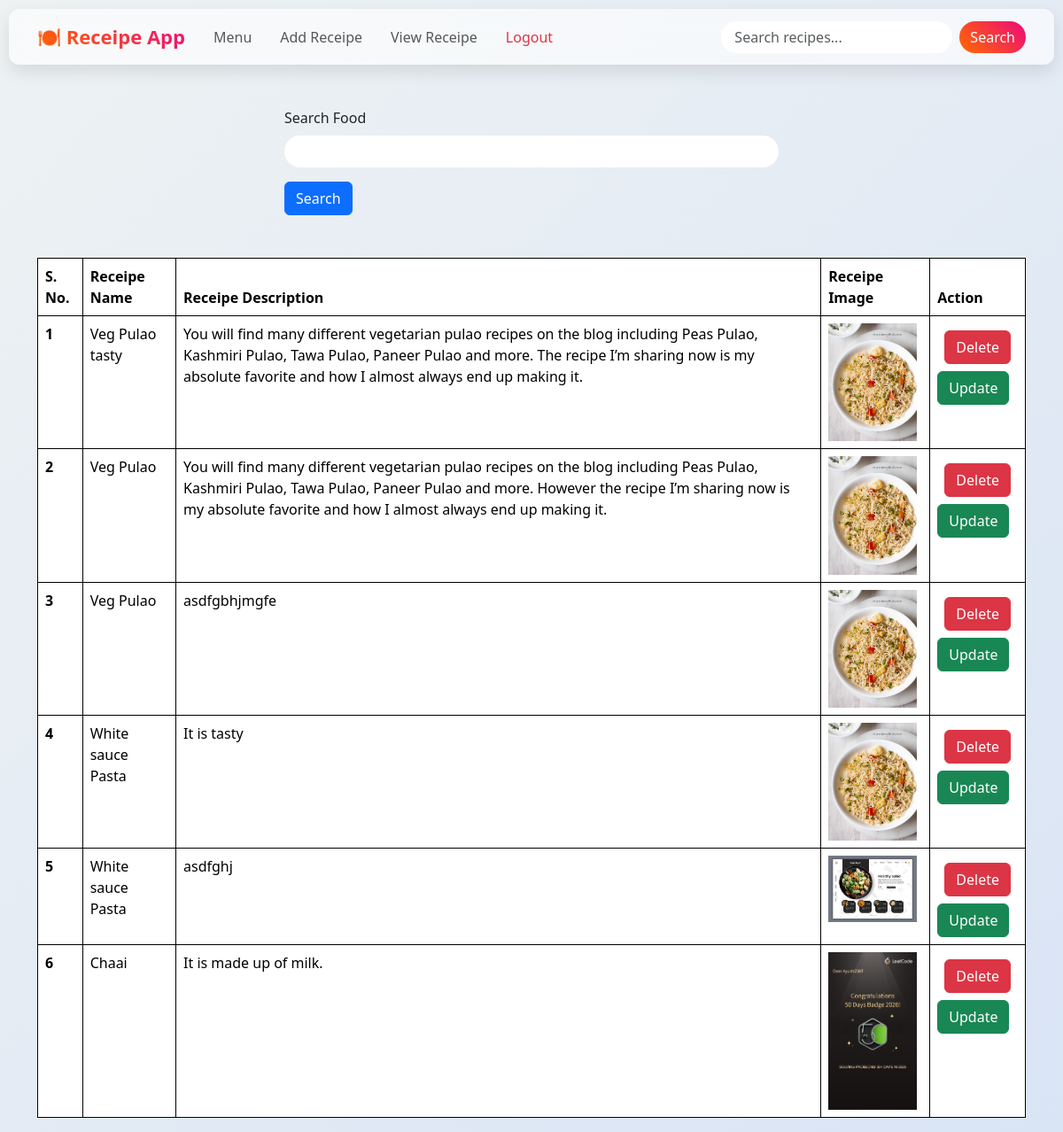
Screenshot of /View_Receipe/ (signed in) with the database file from the repository.
### Receipe/models.py (models this page shows)
class Recipie(models.Model):
    user = models.ForeignKey(User, on_delete=models.SET_NULL, null = True, blank = True)
    receipe_name = models.CharField(max_length=100)
    receipe_Description = models.TextField()
    receipe_image = models.ImageField(upload_to="receipe_images/")

### Receipe/views.py (the view)
# urls.py: path('View_Receipe/',View_receipe, name = "View_Receipe"),
@login_required(login_url="/Login/")
def View_receipe(request):
    queryset = Recipie.objects.all()
    if request.GET.get("search"):
        search = request.GET.get("search")
        queryset = queryset.filter(receipe_name__icontains=search)
    return render(request, "View_Receipe.html", context={"page": "View Receipe", "receipe": queryset})

### Receipe/templates/View_Receipe.html (shortened to what this page needs)
{% extends "Base.html" %}
{% block start %}
<div class="container-lg">
  <div class="mt-5">
    <div class="mx-auto col-6">
      <form>
      <div class="mb-3">
    <label for="exampleInputEmail1" class="form-label">Search Food</label>
    <input name="Search"  type="text" class="form-control" >
      </div>
    <button type="submit" class="btn btn-primary">Search</button>
    </div>
  </div>
  <table class="table table-bordered mt-5" style="border-color: black;">
    <thead>
      <tr>
        <th scope="col">S. No.</th>
        <th scope="col">Receipe Name</th>
        <th scope="col">Receipe Description</th>
        <th scope="col">Receipe Image</th>
        <th scope="col">Action</th>
      </tr>
    </thead>
    <tbody>
      {% for item in receipe %}
      <tr>
        <th scope="row">{{ forloop.counter }}</th>
        <td>{{ item.receipe_name }}</td>
        <td>{{ item.receipe_Description }}</td>
        <td><img src="/media/{{ item.receipe_image }}" width="100px"></td>
        <td>
          <a href="{% url 'delete_receipe' id=item.id %}" class="btn btn-danger m-2">Delete</a><br>
          <a href="{% url 'update_receipe' id=item.id %}" class="btn btn-success">Update</a>
        </td>
      </tr>
      {% endfor %}
    </tbody>
  </table>
</div>
{% endblock %}

### Jango/templates/Base.html (shortened to what this page needs)
<!DOCTYPE html>
<html lang="en">
<head>
    <link href="https://cdn.jsdelivr.net/npm/bootstrap@5.3.8/dist/css/bootstrap.min.css" rel="stylesheet">
</head>
<body>
<nav class="navbar navbar-expand-lg custom-navbar sticky-top">
  <div class="container-fluid">
    <a class="navbar-brand" href="{% url 'Home' %}">🍽 Receipe App</a>
    <div class="collapse navbar-collapse" id="navbarSupportedContent">
      <ul class="navbar-nav me-auto mb-2 mb-lg-0">
        {% if request.user.is_authenticated %}
        <li class="nav-item">
          <a class="nav-link" href="{% url 'Menu' %}">Menu</a>
        </li>
        <li class="nav-item">
          <a class="nav-link" href="{% url 'Receipe' %}">Add Receipe</a>
        </li>
        <li class="nav-item">
        <a class="nav-link" href="{% url 'View_Receipe' %}">View Receipe</a>
        </li>
        <li class="nav-item">
          <a class="nav-link text-danger" href="{% url 'Logout' %}">Logout</a>
        </li>
        {% endif %}
      </ul>
      {% if request.user.is_authenticated %}
        <form class="d-flex">
            <input class="form-control me-2" name="Search" type="search" placeholder="Search recipes...">
            <button class="btn btn-search" type="submit">Search</button>
        </form>
      {% endif %}
    </div>
  </div>
</nav>
{% block start %}
{% endblock %}
</body>
</html>

### Jango/templates/Base.html (style rules this page uses)
body { background: linear-gradient(135deg, #eef2f3, #d9e4f5); }
.custom-navbar { background: rgba(255, 255, 255, 0.6); backdrop-filter: blur(12px); border-radius: 12px; margin: 10px; padding: 10px 20px; box-shadow: 0 8px 20px rgba(0,0,0,0.1); }
.navbar-brand { font-weight: bold; font-size: 22px; background: linear-gradient(45deg, #ff6a00, #ee0979); background-clip: text; -webkit-background-clip: text; color: transparent; -webkit-text-fill-color: transparent; }
.nav-link { position: relative; font-weight: 500; margin: 0 8px; transition: 0.3s; }
.nav-link::after { content: ""; position: absolute; width: 0%; height: 2px; bottom: 0; left: 0; background: #ee0979; transition: 0.3s; }
.form-control { border-radius: 20px; border: none; padding: 6px 15px; }
.btn-search { border-radius: 20px; background: linear-gradient(45deg, #ff6a00, #ee0979); color: white; border: none; }

### rows the page displays
Recipie: receipe_name "Veg Pulao tasty", receipe_Description "You will find many different vegetarian pulao recipes on the blog including Peas Pulao, Kashmiri Pulao, Tawa Pulao, Paneer Pulao and more. The recipe I’m sharing now is my absolute favorite and how I almost always end up making it.", receipe_image (picture)
Recipie: receipe_name "Veg Pulao", receipe_Description "You will find many different vegetarian pulao recipes on the blog including Peas Pulao, Kashmiri Pulao, Tawa Pulao, Paneer Pulao and more. However the recipe I’m sharing now is my absolute favorite and how I almost always end up making it.", receipe_image (picture)
Recipie: receipe_name "Veg Pulao", receipe_Description "asdfgbhjmgfe", receipe_image (picture)
Recipie: receipe_name "White sauce Pasta", receipe_Description "It is tasty", receipe_image (picture)
Recipie: receipe_name "White sauce Pasta", receipe_Description "asdfghj", receipe_image (picture)
Recipie: receipe_name "Chaai", receipe_Description "It is made up of milk.", receipe_image (picture)
